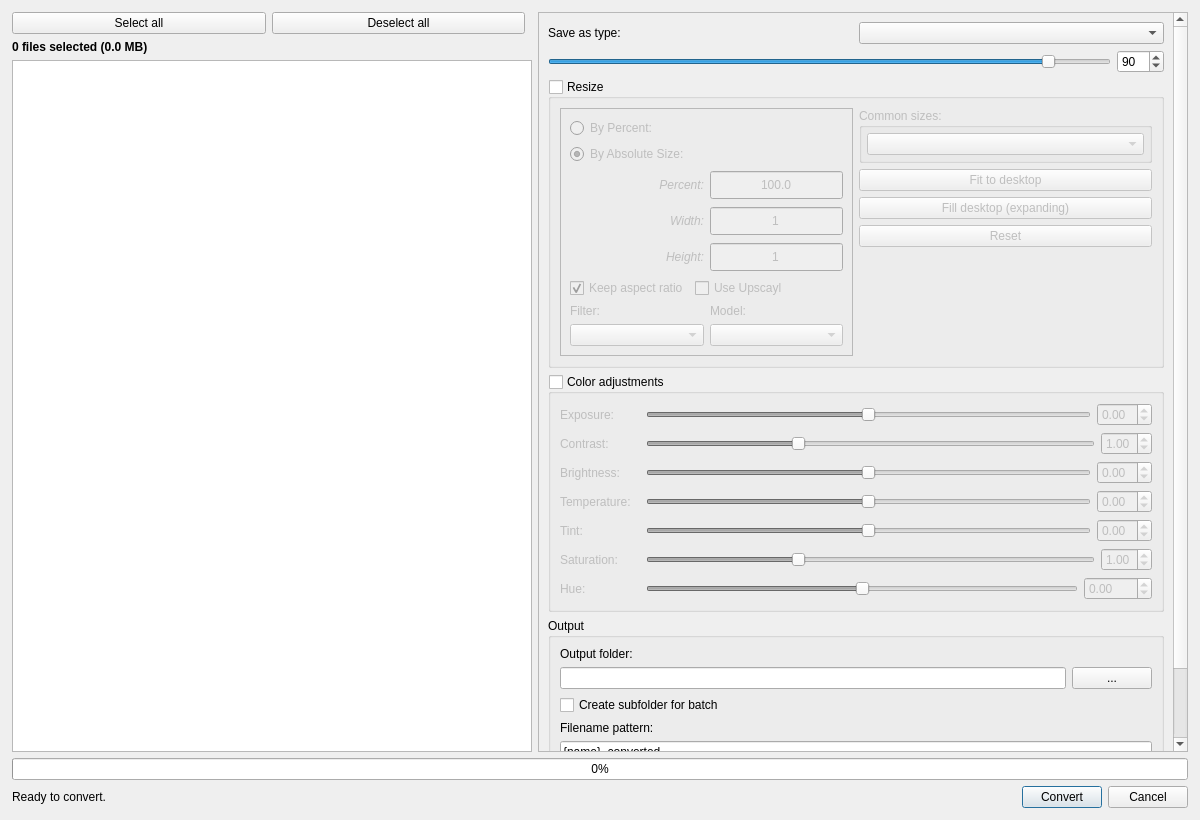
<?xml version="1.0" encoding="UTF-8"?>
<ui version="4.0">
 <class>BatchConverterDialog</class>
 <widget class="QDialog" name="BatchConverterDialog">
  <property name="geometry">
   <rect>
    <x>0</x>
    <y>0</y>
    <width>1200</width>
    <height>820</height>
   </rect>
  </property>
  <property name="windowTitle">
   <string>Batch Converter</string>
  </property>
  <layout class="QVBoxLayout" name="verticalLayoutMain">
   <property name="leftMargin">
    <number>12</number>
   </property>
   <property name="topMargin">
    <number>12</number>
   </property>
   <property name="rightMargin">
    <number>12</number>
   </property>
   <property name="bottomMargin">
    <number>12</number>
   </property>
   <item>
    <layout class="QHBoxLayout" name="horizontalLayoutSplit" stretch="4,5">
     <item>
      <layout class="QVBoxLayout" name="verticalLayoutLeft">
       <item>
        <layout class="QHBoxLayout" name="horizontalLayoutLeftHeader">
         <item>
          <widget class="QPushButton" name="selectAllBtn">
           <property name="text">
            <string>Select all</string>
           </property>
          </widget>
         </item>
         <item>
          <widget class="QPushButton" name="deselectAllBtn">
           <property name="text">
            <string>Deselect all</string>
           </property>
          </widget>
         </item>
         <item>
          <spacer name="horizontalSpacerHeader">
           <property name="orientation">
            <enum>Qt::Horizontal</enum>
           </property>
          </spacer>
         </item>
        </layout>
       </item>
       <item>
        <widget class="QLabel" name="selectedCountLabel">
         <property name="text">
          <string>0 files selected (0.0 MB)</string>
         </property>
         <property name="font">
          <font>
           <weight>75</weight>
           <bold>true</bold>
          </font>
         </property>
        </widget>
       </item>
       <item>
        <widget class="QListWidget" name="fileListWidget">
         <property name="selectionMode">
          <enum>QAbstractItemView::NoSelection</enum>
         </property>
        </widget>
       </item>
      </layout>
     </item>
     <item>
      <widget class="QScrollArea" name="scrollArea">
       <property name="widgetResizable">
        <bool>true</bool>
       </property>
       <widget class="QWidget" name="scrollAreaWidgetContents">
        <layout class="QVBoxLayout" name="verticalLayoutScroll">
         <item>
          <layout class="QHBoxLayout" name="horizontalLayoutFormat">
           <item>
            <widget class="QLabel" name="labelFormat">
             <property name="text">
              <string>Save as type:</string>
             </property>
            </widget>
           </item>
           <item>
            <widget class="QComboBox" name="formatComboBox"/>
           </item>
          </layout>
         </item>
         <item>
          <layout class="QHBoxLayout" name="horizontalLayoutQualitySlider">
           <item>
            <widget class="QSlider" name="qualitySlider">
             <property name="minimum">
              <number>1</number>
             </property>
             <property name="maximum">
              <number>100</number>
             </property>
             <property name="value">
              <number>90</number>
             </property>
             <property name="orientation">
              <enum>Qt::Horizontal</enum>
             </property>
            </widget>
           </item>
           <item>
            <widget class="QSpinBox" name="qualitySpinBox">
             <property name="minimum">
              <number>1</number>
             </property>
             <property name="maximum">
              <number>100</number>
             </property>
             <property name="value">
              <number>90</number>
             </property>
            </widget>
           </item>
          </layout>
         </item>
         <item>
          <widget class="QGroupBox" name="groupBoxResize">
           <property name="title">
            <string>Resize</string>
           </property>
           <property name="checkable">
            <bool>true</bool>
           </property>
           <property name="checked">
            <bool>false</bool>
           </property>
           <layout class="QVBoxLayout" name="verticalLayoutResize">
            <item>
             <layout class="QHBoxLayout" name="resListLayout">
              <item>
               <widget class="QFrame" name="resFrame">
                <property name="frameShape">
                 <enum>QFrame::StyledPanel</enum>
                </property>
                <property name="frameShadow">
                 <enum>QFrame::Raised</enum>
                </property>
                <layout class="QVBoxLayout" name="verticalLayout_3">
                 <item>
                  <layout class="QVBoxLayout" name="verticalLayout_6">
                   <property name="topMargin">
                    <number>0</number>
                   </property>
                   <property name="rightMargin">
                    <number>0</number>
                   </property>
                   <item>
                    <widget class="QRadioButton" name="byPercentage">
                     <property name="sizePolicy">
                      <sizepolicy hsizetype="Minimum" vsizetype="Minimum">
                       <horstretch>0</horstretch>
                       <verstretch>0</verstretch>
                      </sizepolicy>
                     </property>
                     <property name="text">
                      <string>By Percent:</string>
                     </property>
                     <property name="checked">
                      <bool>false</bool>
                     </property>
                    </widget>
                   </item>
                   <item>
                    <widget class="QRadioButton" name="byAbsoluteSize">
                     <property name="sizePolicy">
                      <sizepolicy hsizetype="Minimum" vsizetype="Minimum">
                       <horstretch>0</horstretch>
                       <verstretch>0</verstretch>
                      </sizepolicy>
                     </property>
                     <property name="text">
                      <string>By Absolute Size:</string>
                     </property>
                     <property name="checked">
                      <bool>true</bool>
                     </property>
                    </widget>
                   </item>
                  </layout>
                 </item>
                 <item>
                  <layout class="QGridLayout" name="resGridLayout">
                   <item row="0" column="0">
                    <widget class="QLabel" name="labelPercent">
                     <property name="font">
                      <font>
                       <italic>true</italic>
                      </font>
                     </property>
                     <property name="text">
                      <string>Percent:</string>
                     </property>
                     <property name="alignment">
                      <set>Qt::AlignRight|Qt::AlignTrailing|Qt::AlignVCenter</set>
                     </property>
                    </widget>
                   </item>
                   <item row="1" column="0">
                    <widget class="QLabel" name="labelWidth">
                     <property name="sizePolicy">
                      <sizepolicy hsizetype="Preferred" vsizetype="Preferred">
                       <horstretch>0</horstretch>
                       <verstretch>0</verstretch>
                      </sizepolicy>
                     </property>
                     <property name="font">
                      <font>
                       <italic>true</italic>
                      </font>
                     </property>
                     <property name="text">
                      <string>Width:</string>
                     </property>
                     <property name="alignment">
                      <set>Qt::AlignRight|Qt::AlignTrailing|Qt::AlignVCenter</set>
                     </property>
                    </widget>
                   </item>
                   <item row="2" column="1">
                    <widget class="QSpinBox" name="height">
                     <property name="enabled">
                      <bool>false</bool>
                     </property>
                     <property name="sizePolicy">
                      <sizepolicy hsizetype="Preferred" vsizetype="Minimum">
                       <horstretch>0</horstretch>
                       <verstretch>0</verstretch>
                      </sizepolicy>
                     </property>
                     <property name="minimumSize">
                      <size>
                       <width>0</width>
                       <height>30</height>
                      </size>
                     </property>
                     <property name="alignment">
                      <set>Qt::AlignCenter</set>
                     </property>
                     <property name="readOnly">
                      <bool>false</bool>
                     </property>
                     <property name="buttonSymbols">
                      <enum>QAbstractSpinBox::NoButtons</enum>
                     </property>
                     <property name="keyboardTracking">
                      <bool>true</bool>
                     </property>
                     <property name="minimum">
                      <number>1</number>
                     </property>
                     <property name="maximum">
                      <number>65535</number>
                     </property>
                    </widget>
                   </item>
                   <item row="1" column="1">
                    <widget class="QSpinBox" name="width">
                     <property name="enabled">
                      <bool>false</bool>
                     </property>
                     <property name="sizePolicy">
                      <sizepolicy hsizetype="Preferred" vsizetype="Minimum">
                       <horstretch>0</horstretch>
                       <verstretch>0</verstretch>
                      </sizepolicy>
                     </property>
                     <property name="minimumSize">
                      <size>
                       <width>0</width>
                       <height>30</height>
                      </size>
                     </property>
                     <property name="alignment">
                      <set>Qt::AlignCenter</set>
                     </property>
                     <property name="buttonSymbols">
                      <enum>QAbstractSpinBox::NoButtons</enum>
                     </property>
                     <property name="keyboardTracking">
                      <bool>true</bool>
                      </property>
                     <property name="minimum">
                      <number>1</number>
                     </property>
                     <property name="maximum">
                      <number>65535</number>
                     </property>
                    </widget>
                   </item>
                   <item row="2" column="0">
                    <widget class="QLabel" name="labelHeight">
                     <property name="font">
                      <font>
                       <italic>true</italic>
                      </font>
                     </property>
                     <property name="text">
                      <string>Height:</string>
                     </property>
                     <property name="alignment">
                      <set>Qt::AlignRight|Qt::AlignTrailing|Qt::AlignVCenter</set>
                     </property>
                    </widget>
                   </item>
                   <item row="0" column="1">
                    <widget class="QDoubleSpinBox" name="percent">
                     <property name="enabled">
                      <bool>true</bool>
                     </property>
                     <property name="sizePolicy">
                      <sizepolicy hsizetype="Preferred" vsizetype="Minimum">
                       <horstretch>0</horstretch>
                       <verstretch>0</verstretch>
                      </sizepolicy>
                     </property>
                     <property name="minimumSize">
                      <size>
                       <width>0</width>
                       <height>30</height>
                      </size>
                     </property>
                     <property name="alignment">
                      <set>Qt::AlignCenter</set>
                     </property>
                     <property name="readOnly">
                      <bool>false</bool>
                     </property>
                     <property name="buttonSymbols">
                      <enum>QAbstractSpinBox::NoButtons</enum>
                     </property>
                     <property name="decimals">
                      <number>1</number>
                     </property>
                     <property name="minimum">
                      <double>1.000000000000000</double>
                     </property>
                     <property name="maximum">
                      <double>1600.000000000000000</double>
                     </property>
                     <property name="singleStep">
                      <double>1.000000000000000</double>
                     </property>
                     <property name="stepType">
                      <enum>QAbstractSpinBox::AdaptiveDecimalStepType</enum>
                     </property>
                     <property name="value">
                      <double>100.000000000000000</double>
                     </property>
                    </widget>
                   </item>
                  </layout>
                 </item>
                 <item>
                  <layout class="QHBoxLayout" name="horizontalLayoutCheckBoxes">
                   <item>
                    <widget class="QCheckBox" name="keepAspectRatio">
                     <property name="minimumSize">
                      <size>
                       <width>0</width>
                       <height>0</height>
                      </size>
                     </property>
                     <property name="text">
                      <string>Keep aspect ratio</string>
                     </property>
                     <property name="checked">
                      <bool>true</bool>
                     </property>
                    </widget>
                   </item>
                   <item>
                    <widget class="QCheckBox" name="useUpscaylCheckBox">
                     <property name="text">
                      <string>Use Upscayl</string>
                     </property>
                    </widget>
                   </item>
                    <item>
                     <spacer name="horizontalSpacer_CheckBoxes">
                      <property name="orientation">
                       <enum>Qt::Horizontal</enum>
                      </property>
                      <property name="sizeHint" stdset="0">
                       <size>
                        <width>40</width>
                        <height>20</height>
                       </size>
                      </property>
                     </spacer>
                    </item>
                   </layout>
                 </item>
                 <item>
                  <spacer name="verticalSpacer_ResizeLeft">
                   <property name="orientation">
                    <enum>Qt::Vertical</enum>
                   </property>
                   <property name="sizeType">
                    <enum>QSizePolicy::Maximum</enum>
                   </property>
                   <property name="sizeHint" stdset="0">
                    <size>
                     <width>20</width>
                     <height>10</height>
                    </size>
                   </property>
                  </spacer>
                 </item>
                 <item>
                  <layout class="QHBoxLayout" name="horizontalLayoutFiltersAndModels">
                   <item>
                    <layout class="QVBoxLayout" name="verticalLayoutFilterColumn">
                     <item>
                      <widget class="QLabel" name="labelFilter">
                       <property name="text">
                        <string>Filter:</string>
                       </property>
                      </widget>
                     </item>
                     <item>
                      <widget class="QComboBox" name="filterComboBox">
                       <property name="sizePolicy">
                        <sizepolicy hsizetype="MinimumExpanding" vsizetype="Minimum">
                         <horstretch>0</horstretch>
                         <verstretch>0</verstretch>
                        </sizepolicy>
                       </property>
                      </widget>
                     </item>
                    </layout>
                   </item>
                   <item>
                    <layout class="QVBoxLayout" name="verticalLayoutModelColumn">
                     <item>
                      <widget class="QLabel" name="labelModel">
                       <property name="text">
                        <string>Model:</string>
                       </property>
                      </widget>
                     </item>
                     <item>
                      <widget class="QComboBox" name="upscaylModelComboBox">
                       <property name="sizePolicy">
                        <sizepolicy hsizetype="MinimumExpanding" vsizetype="Minimum">
                         <horstretch>0</horstretch>
                         <verstretch>0</verstretch>
                        </sizepolicy>
                       </property>
                      </widget>
                     </item>
                    </layout>
                   </item>
                  </layout>
                 </item>
                </layout>
               </widget>
              </item>
              <item>
               <layout class="QVBoxLayout" name="verticalLayout_ResizeRight">
                <item>
                 <widget class="QGroupBox" name="groupBoxCommonSizes">
                  <property name="title">
                   <string>Common sizes:</string>
                  </property>
                  <layout class="QVBoxLayout" name="verticalLayout_CommonSizesInner">
                   <property name="spacing">
                    <number>0</number>
                   </property>
                   <property name="leftMargin">
                    <number>5</number>
                   </property>
                   <property name="topMargin">
                    <number>5</number>
                   </property>
                   <property name="rightMargin">
                    <number>5</number>
                   </property>
                   <property name="bottomMargin">
                    <number>5</number>
                   </property>
                   <item>
                    <widget class="QComboBox" name="resComboBox">
                     <property name="sizePolicy">
                      <sizepolicy hsizetype="MinimumExpanding" vsizetype="Minimum">
                       <horstretch>0</horstretch>
                       <verstretch>0</verstretch>
                      </sizepolicy>
                     </property>
                    </widget>
                   </item>
                  </layout>
                 </widget>
                </item>
                <item>
                 <widget class="QPushButton" name="fitDesktopButton">
                  <property name="sizePolicy">
                   <sizepolicy hsizetype="MinimumExpanding" vsizetype="Minimum">
                    <horstretch>0</horstretch>
                    <verstretch>0</verstretch>
                   </sizepolicy>
                  </property>
                  <property name="text">
                   <string>Fit to desktop</string>
                  </property>
                 </widget>
                </item>
                <item>
                 <widget class="QPushButton" name="fillDesktopButton">
                  <property name="sizePolicy">
                   <sizepolicy hsizetype="MinimumExpanding" vsizetype="Minimum">
                    <horstretch>0</horstretch>
                    <verstretch>0</verstretch>
                   </sizepolicy>
                  </property>
                  <property name="text">
                   <string>Fill desktop (expanding)</string>
                  </property>
                 </widget>
                </item>
                <item>
                 <widget class="QPushButton" name="resetButton">
                  <property name="sizePolicy">
                   <sizepolicy hsizetype="MinimumExpanding" vsizetype="Minimum">
                    <horstretch>0</horstretch>
                    <verstretch>0</verstretch>
                   </sizepolicy>
                  </property>
                  <property name="text">
                   <string>Reset</string>
                  </property>
                 </widget>
                </item>
                <item>
                 <spacer name="verticalSpacer_ResizeRightBottom">
                  <property name="orientation">
                   <enum>Qt::Vertical</enum>
                  </property>
                  <property name="sizeHint" stdset="0">
                   <size>
                    <width>20</width>
                    <height>0</height>
                   </size>
                  </property>
                 </spacer>
                </item>
               </layout>
              </item>
             </layout>
            </item>
           </layout>
          </widget>
         </item>
         <item>
          <widget class="QGroupBox" name="groupBoxColor">
           <property name="title">
            <string>Color adjustments</string>
           </property>
           <property name="checkable">
            <bool>true</bool>
           </property>
           <property name="checked">
            <bool>false</bool>
           </property>
           <layout class="QVBoxLayout" name="verticalLayoutColor">
            <item>
             <layout class="QHBoxLayout" name="horizontalLayoutExposure">
              <item>
               <widget class="QLabel" name="labelExposure">
                <property name="minimumSize">
                 <size>
                  <width>80</width>
                  <height>0</height>
                 </size>
                </property>
                <property name="text">
                 <string>Exposure:</string>
                </property>
               </widget>
              </item>
              <item>
               <widget class="QSlider" name="exposureSlider">
                <property name="minimum">
                 <number>-200</number>
                </property>
                <property name="maximum">
                 <number>200</number>
                </property>
                <property name="value">
                 <number>0</number>
                </property>
                <property name="orientation">
                 <enum>Qt::Horizontal</enum>
                </property>
               </widget>
              </item>
              <item>
               <widget class="QDoubleSpinBox" name="exposureSpinBox">
                <property name="minimum">
                 <double>-2.000000000000000</double>
                </property>
                <property name="maximum">
                 <double>2.000000000000000</double>
                </property>
                <property name="singleStep">
                 <double>0.100000000000000</double>
                </property>
               </widget>
              </item>
             </layout>
            </item>
            <item>
             <layout class="QHBoxLayout" name="horizontalLayoutContrast">
              <item>
               <widget class="QLabel" name="labelContrast">
                <property name="minimumSize">
                 <size>
                  <width>80</width>
                  <height>0</height>
                 </size>
                </property>
                <property name="text">
                 <string>Contrast:</string>
                </property>
               </widget>
              </item>
              <item>
               <widget class="QSlider" name="contrastSlider">
                <property name="minimum">
                 <number>0</number>
                </property>
                <property name="maximum">
                 <number>300</number>
                </property>
                <property name="value">
                 <number>100</number>
                </property>
                <property name="orientation">
                 <enum>Qt::Horizontal</enum>
                </property>
               </widget>
              </item>
              <item>
               <widget class="QDoubleSpinBox" name="contrastSpinBox">
                <property name="maximum">
                 <double>3.000000000000000</double>
                </property>
                <property name="singleStep">
                 <double>0.100000000000000</double>
                </property>
                <property name="value">
                 <double>1.000000000000000</double>
                </property>
               </widget>
              </item>
             </layout>
            </item>
            <item>
             <layout class="QHBoxLayout" name="horizontalLayoutBrightness">
              <item>
               <widget class="QLabel" name="labelBrightness">
                <property name="minimumSize">
                 <size>
                  <width>80</width>
                  <height>0</height>
                 </size>
                </property>
                <property name="text">
                 <string>Brightness:</string>
                </property>
               </widget>
              </item>
              <item>
               <widget class="QSlider" name="brightnessSlider">
                <property name="minimum">
                 <number>-100</number>
                </property>
                <property name="maximum">
                 <number>100</number>
                </property>
                <property name="value">
                 <number>0</number>
                </property>
                <property name="orientation">
                 <enum>Qt::Horizontal</enum>
                </property>
               </widget>
              </item>
              <item>
               <widget class="QDoubleSpinBox" name="brightnessSpinBox">
                <property name="minimum">
                 <double>-1.000000000000000</double>
                </property>
                <property name="maximum">
                 <double>1.000000000000000</double>
                </property>
                <property name="singleStep">
                 <double>0.050000000000000</double>
                </property>
               </widget>
              </item>
             </layout>
            </item>
            <item>
             <layout class="QHBoxLayout" name="horizontalLayoutTemp">
              <item>
               <widget class="QLabel" name="labelTemp">
                <property name="minimumSize">
                 <size>
                  <width>80</width>
                  <height>0</height>
                 </size>
                </property>
                <property name="text">
                 <string>Temperature:</string>
                </property>
               </widget>
              </item>
              <item>
               <widget class="QSlider" name="tempSlider">
                <property name="minimum">
                 <number>-100</number>
                </property>
                <property name="maximum">
                 <number>100</number>
                </property>
                <property name="value">
                 <number>0</number>
                </property>
                <property name="orientation">
                 <enum>Qt::Horizontal</enum>
                </property>
               </widget>
              </item>
              <item>
               <widget class="QDoubleSpinBox" name="tempSpinBox">
                <property name="minimum">
                 <double>-1.000000000000000</double>
                </property>
                <property name="maximum">
                 <double>1.000000000000000</double>
                </property>
                <property name="singleStep">
                 <double>0.050000000000000</double>
                </property>
               </widget>
              </item>
             </layout>
            </item>
            <item>
             <layout class="QHBoxLayout" name="horizontalLayoutTint">
              <item>
               <widget class="QLabel" name="labelTint">
                <property name="minimumSize">
                 <size>
                  <width>80</width>
                  <height>0</height>
                 </size>
                </property>
                <property name="text">
                 <string>Tint:</string>
                </property>
               </widget>
              </item>
              <item>
               <widget class="QSlider" name="tintSlider">
                <property name="minimum">
                 <number>-100</number>
                </property>
                <property name="maximum">
                 <number>100</number>
                </property>
                <property name="value">
                 <number>0</number>
                </property>
                <property name="orientation">
                 <enum>Qt::Horizontal</enum>
                </property>
               </widget>
              </item>
              <item>
               <widget class="QDoubleSpinBox" name="tintSpinBox">
                <property name="minimum">
                 <double>-1.000000000000000</double>
                </property>
                <property name="maximum">
                 <double>1.000000000000000</double>
                </property>
                <property name="singleStep">
                 <double>0.050000000000000</double>
                </property>
               </widget>
              </item>
             </layout>
            </item>
            <item>
             <layout class="QHBoxLayout" name="horizontalLayoutSaturation">
              <item>
               <widget class="QLabel" name="labelSaturation">
                <property name="minimumSize">
                 <size>
                  <width>80</width>
                  <height>0</height>
                 </size>
                </property>
                <property name="text">
                 <string>Saturation:</string>
                </property>
               </widget>
              </item>
              <item>
               <widget class="QSlider" name="saturationSlider">
                <property name="minimum">
                 <number>0</number>
                </property>
                <property name="maximum">
                 <number>300</number>
                </property>
                <property name="value">
                 <number>100</number>
                </property>
                <property name="orientation">
                 <enum>Qt::Horizontal</enum>
                </property>
               </widget>
              </item>
              <item>
               <widget class="QDoubleSpinBox" name="saturationSpinBox">
                <property name="maximum">
                 <double>3.000000000000000</double>
                </property>
                <property name="singleStep">
                 <double>0.100000000000000</double>
                </property>
                <property name="value">
                 <double>1.000000000000000</double>
                </property>
               </widget>
              </item>
             </layout>
            </item>
            <item>
             <layout class="QHBoxLayout" name="horizontalLayoutHue">
              <item>
               <widget class="QLabel" name="labelHue">
                <property name="minimumSize">
                 <size>
                  <width>80</width>
                  <height>0</height>
                 </size>
                </property>
                <property name="text">
                 <string>Hue:</string>
                </property>
               </widget>
              </item>
              <item>
               <widget class="QSlider" name="hueSlider">
                <property name="minimum">
                 <number>-180</number>
                </property>
                <property name="maximum">
                 <number>180</number>
                </property>
                <property name="value">
                 <number>0</number>
                </property>
                <property name="orientation">
                 <enum>Qt::Horizontal</enum>
                </property>
               </widget>
              </item>
              <item>
               <widget class="QDoubleSpinBox" name="hueSpinBox">
                <property name="minimum">
                 <double>-180.000000000000000</double>
                </property>
                <property name="maximum">
                 <double>180.000000000000000</double>
                </property>
                <property name="singleStep">
                 <double>1.000000000000000</double>
                </property>
               </widget>
              </item>
             </layout>
            </item>
           </layout>
          </widget>
         </item>
         <item>
          <widget class="QGroupBox" name="groupBoxOutput">
           <property name="title">
            <string>Output</string>
           </property>
           <layout class="QVBoxLayout" name="verticalLayoutOutput">
            <item>
             <widget class="QLabel" name="labelOutFolder">
              <property name="text">
               <string>Output folder:</string>
              </property>
             </widget>
            </item>
            <item>
             <layout class="QHBoxLayout" name="horizontalLayoutOutFolderEdit">
              <item>
               <widget class="QLineEdit" name="outDirEdit"/>
              </item>
              <item>
               <widget class="QPushButton" name="outDirBrowseBtn">
                <property name="text">
                 <string>...</string>
                </property>
               </widget>
              </item>
             </layout>
            </item>
            <item>
             <widget class="QCheckBox" name="subfolderCheckBox">
              <property name="text">
               <string>Create subfolder for batch</string>
              </property>
             </widget>
            </item>
            <item>
             <widget class="QLabel" name="labelPattern">
              <property name="text">
               <string>Filename pattern:</string>
              </property>
             </widget>
            </item>
            <item>
             <widget class="QLineEdit" name="patternEdit">
              <property name="text">
               <string>{name}_converted</string>
              </property>
             </widget>
            </item>
            <item>
             <widget class="QLabel" name="patternHelpLabel">
              <property name="text">
               <string>Available: {name}, {ext}, {date}, {index}</string>
              </property>
              <property name="font">
               <font>
                <italic>true</italic>
               </font>
              </property>
             </widget>
            </item>
            <item>
             <widget class="QCheckBox" name="overwriteCheckBox">
              <property name="text">
               <string>Overwrite existing files</string>
              </property>
             </widget>
            </item>
           </layout>
          </widget>
         </item>
         <item>
          <spacer name="verticalSpacer">
           <property name="orientation">
            <enum>Qt::Vertical</enum>
           </property>
           <property name="sizeHint" stdset="0">
            <size>
             <width>20</width>
             <height>20</height>
            </size>
           </property>
          </spacer>
         </item>
        </layout>
       </widget>
      </widget>
     </item>
    </layout>
   </item>
   <item>
    <widget class="QProgressBar" name="progressBar">
     <property name="value">
      <number>0</number>
     </property>
    </widget>
   </item>
   <item>
    <layout class="QHBoxLayout" name="horizontalLayoutButtons">
     <item>
      <widget class="QLabel" name="statusLabel">
       <property name="text">
        <string>Ready to convert.</string>
       </property>
      </widget>
     </item>
     <item>
      <spacer name="horizontalSpacer">
       <property name="orientation">
        <enum>Qt::Horizontal</enum>
       </property>
       <property name="sizeHint" stdset="0">
        <size>
         <width>40</width>
         <height>20</height>
        </size>
       </property>
      </spacer>
     </item>
     <item>
      <widget class="QPushButton" name="convertButton">
       <property name="text">
        <string>Convert</string>
       </property>
       <property name="default">
        <bool>true</bool>
       </property>
      </widget>
     </item>
     <item>
      <widget class="QPushButton" name="cancelButton">
       <property name="text">
        <string>Cancel</string>
       </property>
      </widget>
     </item>
    </layout>
   </item>
  </layout>
 </widget>
 <resources/>
 <connections/>
</ui>
